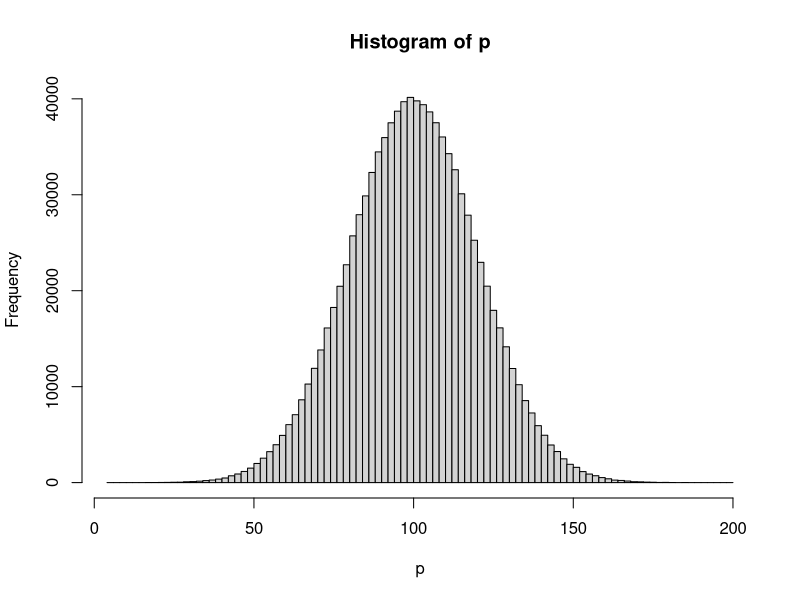
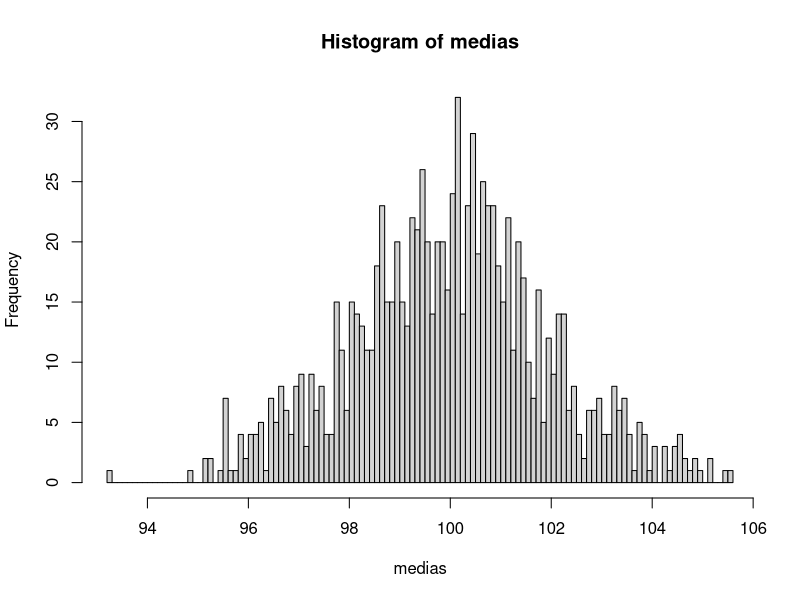
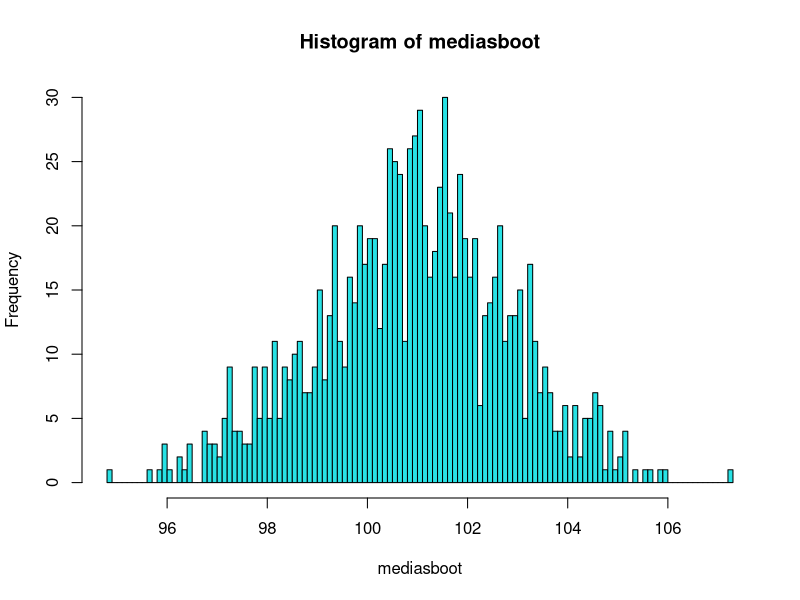
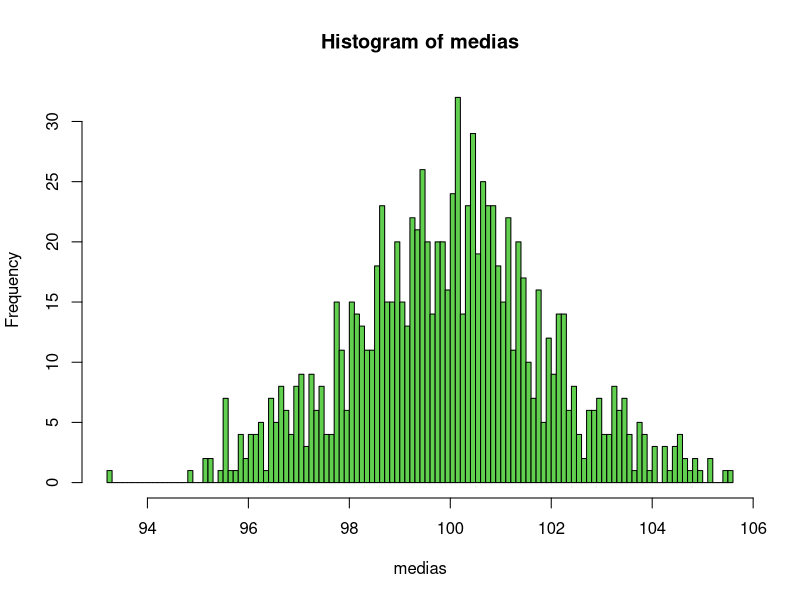

Source code (R) for these figures, in order:
p = rnorm(1000000,100,20)
hist(p,100)
mean(p)
sd(p)
# p = sample(1:20,1000000,replace=TRUE)
# p = sample(1:20,1000000,replace=TRUE,prob=c(21:40))

# De esa población p voy a hacer mil muestras de n=100
lista=list()
for(i in 1:1000){
  lista[[i]]=sample(p,100,replace=FALSE)#replace false porque son muestras reales, sin reposicion
}

medias = sapply(lista,mean)
# Ahora veo qué tanto varían las medias de las distintas muestras
sd(medias)
hist(medias,100)
# Pero si tengo una muestra sola, por ejemplo, la primera que hice

s1 = lista[[1]]

# En el Bootstrap lo que hago es un falso remuestreo: 
# tengo una única muestra original, de tamaño n, y hago muchas 
# submuestras con reposición, también de tamaño n. 
# Después, como hice antes (en las muchas muestras verdaderas), 
# le calculo la media a cada una, y después el sd de las medias.
# Acá calcularé las medias a medida que las voy haciendo
# e iré guardando solo eso, porque las muestras en sí no me interesan.
boot = function(vector,n){
  m=c()
  for(i in 1:n){
    v=sample(vector,length(vector),replace=TRUE) #en boot se hace con reposicion, muestras no reales
    m[i]=mean(v)
  }
  return(m)
}
mediasboot = boot(s1,1000)
sd(medias)
sd(mediasboot)
hist(mediasboot,100, col = 5)
par()
hist(medias,100, col = 3)

